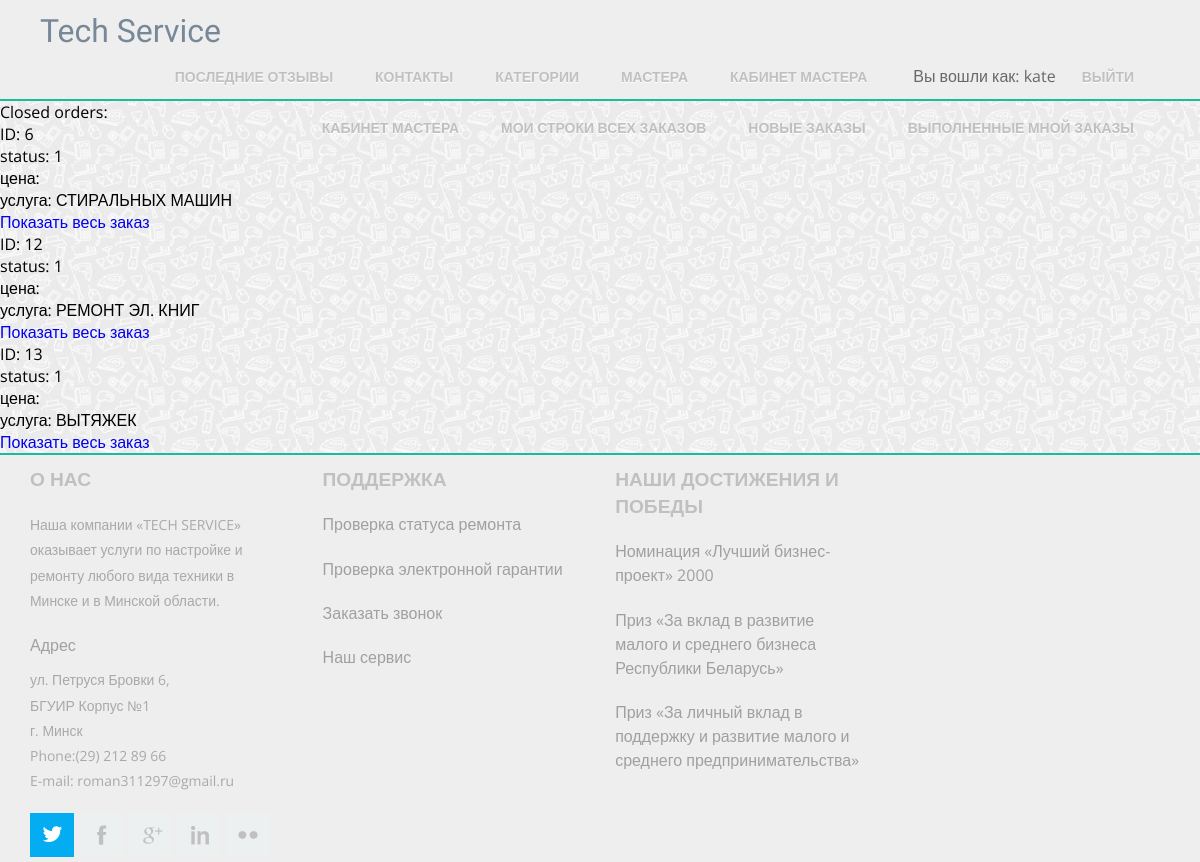
The page /master/my_closed_orders/ (signed in) on the database its author committed.
### master_office/models.py (models this page shows, shortened)
class OrderLine(models.Model):
    order = models.ForeignKey('Order', on_delete=models.CASCADE)
    service = models.ForeignKey(Service, on_delete=models.CASCADE)
    master = models.ForeignKey('Master', on_delete=models.CASCADE, blank=True, null=True)
    brand_name = models.CharField(max_length=20)
    device_name = models.CharField(max_length=20)
    serial_id = models.CharField(max_length=20)
    feedback = models.TextField(blank=True, null=True)
    trouble_description = models.TextField()
    status = models.IntegerField(default=0)

### mainApp/models.py (models this page shows, shortened)
class Service(models.Model):
    name = models.CharField(max_length=120)
    description = models.TextField()
    time = models.CharField(max_length=20, help_text="How much time service will take")
    price = models.IntegerField()
    area = models.ForeignKey('Area', on_delete=models.SET_NULL, null=True)

### master_office/views.py (the view)
def masters_closed_orders(request):
    args = {}
    master = Master.objects.get(user_id=request.user.id)
    args['orderlines'] = OrderLine.objects.filter(master=master).filter(
        status=1)  # Order.objects.get(master.id = request.user.id)
    args['page'] = 'closed'
    return render(request, 'master_office/orderline_list.html', args)

### master_office/templates/master_office/orderline_list.html (shortened to what this page needs)
{% extends "master_office/master_wrapper.html" %}
{% block master_content %}
    {% if page == 'closed' %}
        <p>Closed orders: </p>
    {% elif page == 'all_orderlines' %}
        <p>All orders: </p>
    {% elif page == 'masters_orderlines' %}
        <p>My orders: </p>
    {% endif %}
    {% if orderlines.is_empty %}
        <p>Нет заказов!</p>
    {% else %}
        {% for line in orderlines %}
            <p>ID: {{ line.id }}</p>
            <p>status: {{ line.status }}</p>
            <p>цена: {{ line.price }}</p>
            <p>услуга: {{ line.service.name }}
            <a href="{% url 'master_orders-detail' line.order.pk %}"><h3> Показать весь заказ </h3></a>
        {% endfor %}
    {% endif %}
{% endblock %}

### mainApp/templates/mainApp/wrapper.html (shortened to what this page needs)
<!DOCTYPE HTML>
<html>
<head>
    {% load static %}
    {% load static %}
    <link rel='stylesheet' href="{% static 'css/style.css' %}" type='text/css'>
    <link href="{% static 'css/magnific-popup.css' %}" rel="stylesheet" type="text/css">
</head>
<body>
<div class="header_bg">
    <div>
        <div class="header">
            <div class="logo">
                <h1 id="logo"><a class="link" href="{% url 'index' %}">Tech Service</a></h1>
            </div>
            <div class="h_right">
                <ul class="menu">
                    <li class="menu-item"><a href="{% url 'last_feedback' %}">Последние отзывы</a></li>
                    <li class="menu-item"><a href="/contact">Контакты</a></li>
                    <li class="menu-item"><a href="{% url 'areas' %}">Категории</a></li>
                    <li class="menu-item"><a href="{% url 'masters' %}">Мастера</a></li>
                    {% for i in user.groups.values_list %}
                        {% if "ServiceAdmin" in i %}
                            <li class="menu-item"><a href="/admin">Админ</a></li>
                        {% elif "ServiceMaster" in i %}
                            <li class="menu-item"><a href="{% url 'master_page' user.pk %}">Кабинет мастера</a></li>
                        {% endif %}
                    {% endfor %}
                    {% if user.is_authenticated %}
                        <li class="non-clickable">Вы вошли как: {{ user.get_username }}</li>
                        <li class="menu-item logout"><a href="{% url 'logout' %}?next=/">Выйти</a></li>
                    {% endif %}
                </ul>
            </div>
        </div>
    </div>
</div>
<div id="main">
    {% block content %} {% endblock %}
</div>
    <div class="footer_bg">
        <div class="footer">
            <div class="wrap">
                <div class="span_of_4">
                    <div class="span1_of_4">
                        <h4>о нас</h4>
                        <p>Наша компании «TECH SERVICE» оказывает услуги по настройке и ремонту любого вида техники в
                            Минске и в Минской области.</p>
                        <span>Адрес</span>
                        <p class="top">ул. Петруся Бровки 6,</p>
                        <p>БГУИР Корпус №1</p>
                        <p>г. Минск</p>
                        <p>Phone:(29) 212 89 66</p>
                        <p>E-mail: roman311297@gmail.ru</p>
                        <div class="f_icons">
                            <ul>
                                <li><a class="icon2" href="https://twitter.com/ebsuir"></a></li>
                                <li><a class="icon1" href="https://www.facebook.com/"></a></li>
                                <li><a class="icon3" href="https://mail.google.com/mail/u/0/#inbox"></a></li>
                                <li><a class="icon4" href="#"></a></li>
                                <li><a class="icon5" href="#"></a></li>
                            </ul>
                        </div>
                    </div>
                    <div class="span1_of_4">
                        <h4>Поддержка</h4>
                        <ul>
                            <li>
                                <a href=""><span>Проверка статуса ремонта</span></a>
                            </li>
                            <li>
                                <a href=""><span>Проверка электронной гарантии</span></a>
                            </li>
                            <li>
                                <a href=""><span>Заказать звонок</span></a>
                            </li>
                            <li>
                                <a href=""><span>Наш сервис</span></a>
                            </li>
                        </ul>
                    </div>
                    <div class="span1_of_4">
                        <h4>Наши достижения и победы</h4>
                        <ul>
                            <li>
                                <a href="http://atrsib.ru/index.php/konkursy/pobediteli-konkursov/nominatsiya-luchshij-biznes-proekt">
                                    <span>Номинация «Лучший бизнес-проект» 2000</span></a></li>
                            <li>
                                <a href="http://atrsib.ru/index.php/konkursy/pobediteli-konkursov/nominatsiya-luchshij-biznes-proekt">
                                    <span>Приз «За вклад в развитие малого и среднего бизнеса Республики Беларусь»</span></a>
                            </li>
                            <li>
                                <a href="http://atrsib.ru/index.php/konkursy/pobediteli-konkursov/nominatsiya-luchshij-biznes-proekt">
                                    <span>Приз «За личный вклад в поддержку и развитие малого и среднего предпринимательства»</span></a>
                            </li>
                        </ul>
                    </div>
                </div>
            </div>
        </div>
    </div>
</body>
</html>

### mainApp/static/css/style.css (style rules this page uses)
html, body, div, span, applet, object, iframe, h1, h2, h3, h4, h5, h6, p, blockquote, pre, a, abbr, acronym, address, big, cite, code, del, dfn, em, img, ins, kbd, q, s, samp, small, strike, strong, sub, sup, tt, var, b, u, i, dl, dt, dd, ol, nav ul, nav li, fieldset, form, label, legend, table, caption, tbody, tfoot, thead, tr, th, td, article, aside, canvas, details, embed, figure, figcaption, footer, header, hgroup, menu, nav, output, ruby, section, summary, time, mark, audio, video { margin: 0; padding: 0; border: 0; font-size: 100%; font: inherit; vertical-align: baseline; }
ol, ul { list-style: none; margin: 0; padding: 0; }
a { text-decoration: none; }
body { font-family: 'Open Sans', sans-serif; background: url(/static/images/tile-main.png); background-repeat: repeat; font-size: 100%; }
.wrap { margin: 0 auto; width: 80%; }
.link { color: #778899; }
.header { padding: 1% 0%; }
.header_bg { background-color: #eee; border-bottom: 2px solid #19BD9d; }
.headhesive { width: 100%; z-index: 999; background: #eee; position: fixed; transform: translateY(-200%); border-bottom: 2px solid #19BD9d; }
.logo { float: left; }
.logo h1 a { display: block; }
.h_right { position: relative; float: right; }
.menu { float: left; margin-right: 40px; margin-top: 15px; }
.menu li { float: left; margin-right: 10px; }
.menu li a { font-size: 0.8725em; color: #c0c0c0; text-transform: uppercase; padding: 8px 16px; font-weight: 600; text-shadow: 0 1px 0 #ffffff; border-radius: 2px; -webkit-border-radius: 2px; -moz-border-radius: 2px; -o-border-radius: 2px; -webkit-transition: all 0.3s ease-in-out; -moz-transition: all 0.3s ease-in-out; -o-transition: all 0.3s ease-in-out; transition: all 0.3s ease-in-out; }
.non-clickable { color: #696969; font-size: 1em; margin-left: 20px; }
.footer_bg { background-color: #DCDCDC; }
.footer { float: left; width: 100%; padding-top: 10px; background-color: #eee; border-top: 2px solid #19BD9B; }
.span_of_4 { display: block; }
.span1_of_4 { float:left; width: 22.33333%; margin-left: 3.3333%; }
.span1_of_4:first-child { margin-left: 0; }
.span1_of_4 h4 { font-size: 1.2em; text-transform: uppercase; font-weight: 600; margin-bottom: 8%; }
.span1_of_4 p { font-size: 0.8725em; line-height:1.8em; font-weight: 400; }
.span1_of_4 p.top { margin-top: 4%; }
.span1_of_4 span { font-size: 1em; margin-top: 8%; display: block; line-height:1.5em; }
.f_icons { margin-top: 8%; display: inline-block; }
.f_icons ul li { float: left; margin-left:5px; }
.f_icons ul li:first-child { margin-left: 0; }
.f_icons ul li a { display: block; padding: 10px; background: #2e2e2e; width: 24px; height: 24px; -webkit-transition: all 0.3s ease-in-out; -moz-transition: all 0.3s ease-in-out; -o-transition: all 0.3s ease-in-out; transition: all 0.3s ease-in-out; }
.f_icons ul li a.icon2 { background: #04ADF2 url('../images/icon2_h.png') no-repeat 12px 13px; }
.f_icons ul li a.icon1 { background: #ECF0F1 url('../images/icon1_h.png') no-repeat 18px 12px; }
.f_icons ul li a.icon3 { background: #ECF0F1 url('../images/icon3_h.png') no-repeat 15px 14px; }
.f_icons ul li a.icon4 { background: #ECF0F1 url('../images/icon4_h.png') no-repeat 14px 12px; }
.f_icons ul li a.icon5 { background: #ECF0F1 url('../images/icon5_h.png') no-repeat 12px 18px; }
.span1_of_4 { float: left; width: 22.33333%; margin-left: 3.3333%; }
.span1_of_4 h4 { font-size: 1.2em; color: #c0c0c0; text-transform: uppercase; font-weight: 600; margin-bottom: 8%; }
.span1_of_4 p { font-size: 0.8725em; color: #a9a9a9; line-height: 1.8em; font-weight: 400; }
.span1_of_4 span { font-size: 1em; color: #a0a0a0; margin-top: 8%; display: block; line-height: 1.5em; }
.f_icons ul li { float: left; margin-left: 5px; }
.f_icons ul li a.icon2 { background: #04ADF2 url('../images/icon2.png') no-repeat 12px 13px; }
@media only screen and (max-width: 1366px) { .wrap { width: 95%; } }
@media only screen and (max-width: 1280px) { .wrap { width: 95%; } }
#logo { margin-left: 20%; width: 200px; cursor: pointer; font-size: 2em; color: #778899; font-family: 'Gaegu', cursive; }

### rows shown on the page
OrderLine: id "6", status "1", service.name "СТИРАЛЬНЫХ МАШИН"
OrderLine: id "12", status "1", service.name "РЕМОНТ ЭЛ. КНИГ"
OrderLine: id "13", status "1", service.name "ВЫТЯЖЕК"

### other values the page prints
{{ user.get_username }} "kate"
